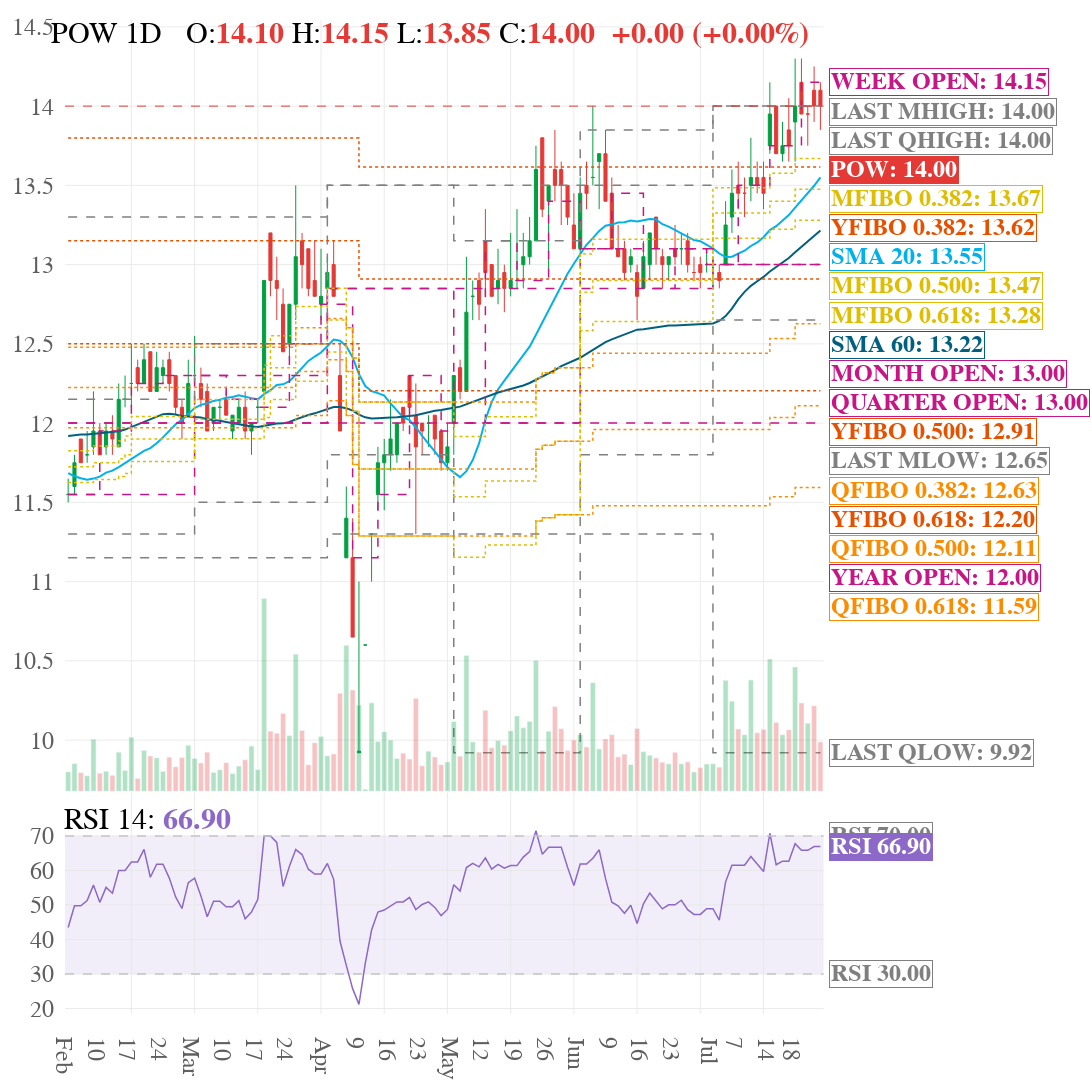

Write notebook code for a chart like this one.
### Code cell
image_name = f'TA_{draw_stock}.png'

line_name_dict = {
    'SMA_20': 'SMA 20',
    'SMA_60': 'SMA 60',
    'week_open': 'WEEK OPEN',
    'month_open': 'MONTH OPEN',
    'quarter_open': 'QUARTER OPEN',
    'year_open': 'YEAR OPEN',
    'month_prev_high': 'LAST MHIGH',
    'month_prev_low': 'LAST MLOW',
    'quarter_prev_high': 'LAST QHIGH',
    'quarter_prev_low': 'LAST QLOW',
    'MFIBO_0382': 'MFIBO 0.382',
    'MFIBO_0500': 'MFIBO 0.500',
    'MFIBO_0618': 'MFIBO 0.618',
    'QFIBO_0382': 'QFIBO 0.382',
    'QFIBO_0500': 'QFIBO 0.500',
    'QFIBO_0618': 'QFIBO 0.618',
	'YFIBO_0382': 'YFIBO 0.382',
    'YFIBO_0500': 'YFIBO 0.500',
    'YFIBO_0618': 'YFIBO 0.618'
}

chart_config = create_chart_config(
	title_font_size=30,
	axis_font_size=24,
	tag_font_size=24,
	price_tag_font_size=24,
    min_spacing_ratio = 0.042,
	margin=dict(l=20, r=220, t=20, b=20, pad=10)
)

max_attempts = 5
for attempt in range(max_attempts):
    try:
        fig, fig_images = create_financial_chart(
            full_stock_ta_df.sort_values('date'), # DataFrame của bạn
            width=1400,
            height=1200,
            line_name_dict=line_name_dict,
            line_columns=list(line_name_dict.keys()),
            chart_config=chart_config,
            symbol_name=draw_stock,
            path='../output',
            image_name = image_name
        )
        break
    except Exception as e:
        if attempt == max_attempts - 1:
            raise e
fig.show()
